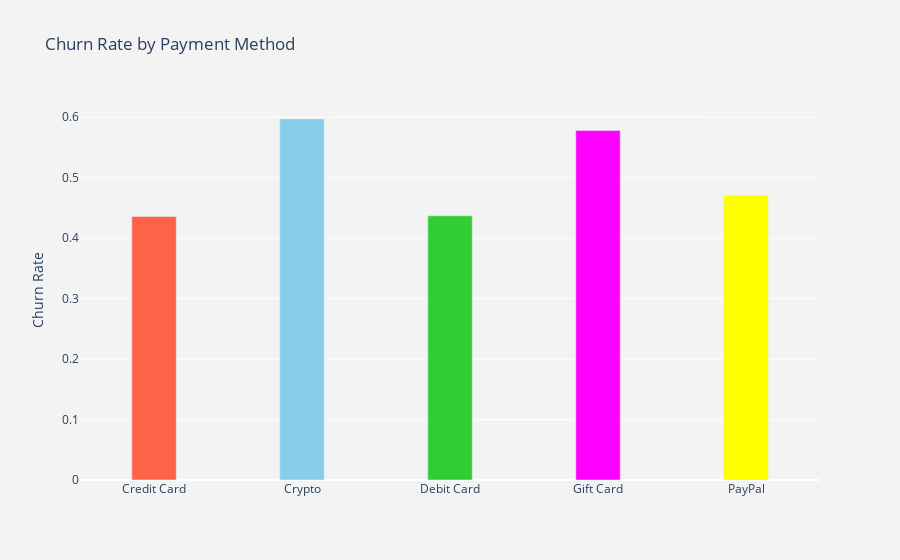

Write notebook code for a chart like this one.
### Code cell
plot_by_payment_hist = df.groupby('payment_method').churned.mean().reset_index()
plot_data = [
    go.Bar(
        x=plot_by_payment_hist['payment_method'],
        y=plot_by_payment_hist['churned'],
        width=[0.3, 0.3, 0.3, 0.3, 0.3],
        marker=dict(
            color=['tomato', 'skyblue', 'limegreen',  'magenta',
    'yellow']
        )
    )
]
plot_layout=go.Layout(
    xaxis={"type": "category"},
    yaxis={"title": "Churn Rate"},
    title='Churn Rate by Payment Method',
    plot_bgcolor='rgb(243,243,243)',
    paper_bgcolor='rgb(243,243,243)',
)
fig = go.Figure(data=plot_data, layout=plot_layout)
po.iplot(fig)

### Figure 1 — Plotly figure (JSON) as saved in the notebook; plotly's stock layout.template omitted (floating-point values rounded to 4 significant figures)
{"data": [{"marker": {"color": ["tomato", "skyblue", "limegreen", "magenta", "yellow"]}, "type": "bar", "width": [0.3, 0.3, 0.3, 0.3, 0.3], "x": ["Credit Card", "Crypto", "Debit Card", "Gift Card", "PayPal"], "y": [0.4358, 0.597, 0.4369, 0.5779, 0.4708]}], "layout": {"paper_bgcolor": "rgb(243,243,243)", "plot_bgcolor": "rgb(243,243,243)", "title": {"text": "Churn Rate by Payment Method"}, "xaxis": {"type": "category"}, "yaxis": {"title": {"text": "Churn Rate"}}}}
